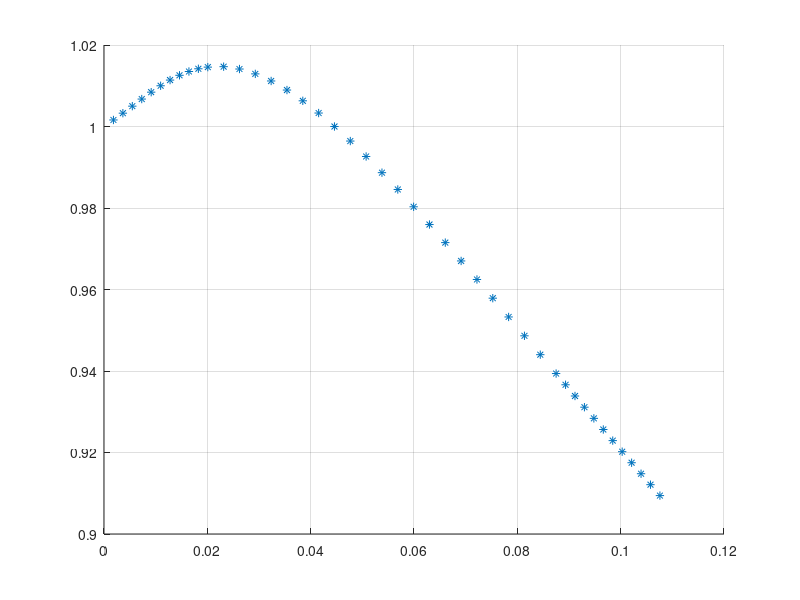
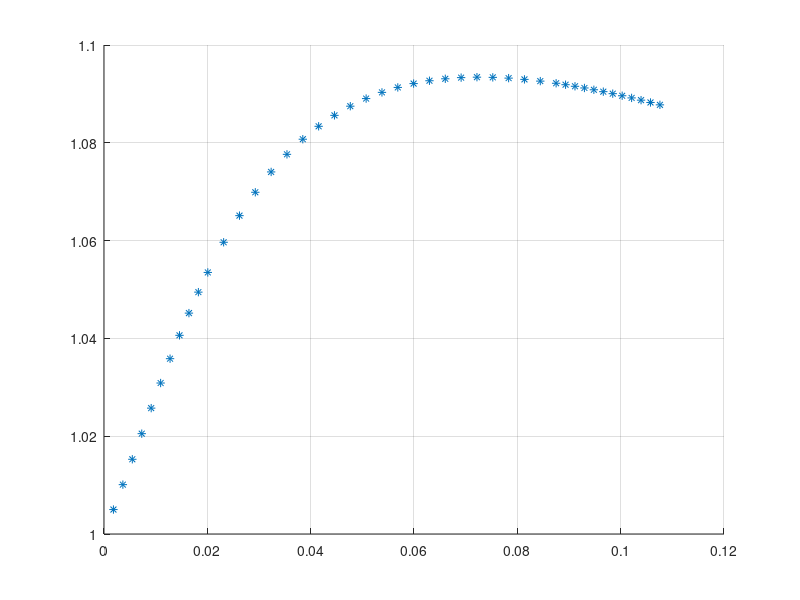
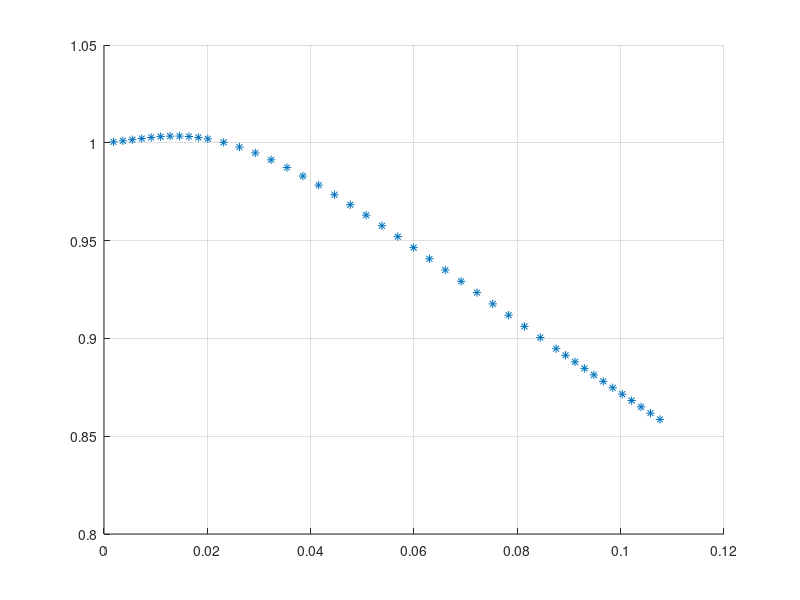

Reproduce these figures in MATLAB, in order.
Y = [3.04858735157374205
3.07479671019848544
3.10169388648986155
3.12930950080036174
3.15767611653393754
3.18682840160238356
3.21680330658789781
3.24764026169393638
3.27938139487174229
3.31207177386697760
3.34575967534960261
3.38049688478286559
3.44128765495917532
3.50548053742811394
3.57340517899878751
3.64543775012581284
3.72200974222197356
3.80361888750701960
3.89084283443185841
3.98435644006400791
4.08495386724406817
4.19357714841679741
4.31135357867466062
4.43964535593686094
4.58011650982598972
4.73482471785545478
4.90634974138578261
5.09797709645792274
5.31396742295184055
5.55996320660494803
5.84362412175577539
6.17566024723253371
6.57159567822049873
7.05496335342402148
7.39930798858727812
7.79955545100499137
8.27267782446919497
8.84386459723604190
9.55246553775267593
10.46420170963571472
11.69933317650748705
13.50922631759143577
16.54535564893839350
23.39866635301497411
]';

I_add = [3.97698535404797671
4.02227154387730756
4.06893531302021660
4.11704445148663023
4.16667138729340802
4.21789359565540689
4.27079405266816270
4.32546173926628885
4.38199220212129337
4.44048817917635041
4.50106029873411728
4.56382786245414973
4.67442421930023499
4.79224475424694685
4.91806637185878159
5.05278454616186767
5.19743718664580268
5.35323457000052549
5.52159722945136267
5.70420440343608348
5.90305667116734334
6.12055790936386135
6.35962395754328735
6.62382881537103341
6.91760455085224013
7.24651964841044460
7.61767455035809871
8.04027685753944432
8.52650015142045170
9.09280593794999525
9.76205213489802048
10.56700078790642472
11.55645725405485891
12.80670644827435112
13.72487716702019434
14.82004130469486469
16.15227609512177409
17.81334704014247095
19.95134733327204302
22.82308657621433667
26.91990068762874699
33.32690509090113551
45.06943426729846180
75.62658315110454055
]';

k = 1/2;
Y_sqr_inv = 1./(Y.^2); 

C1 = (k+1)*k*(pi^2)/6;

z1 = ((I_add*(k+1)./(Y.^(k+1)) - 1).*(Y.^2))/C1;
z2 = (((I_add*(k+1)./(Y.^(k+1))).^(2/k) - 1).*(Y.^2))*k/(2*C1);
z3 = log(I_add*(k+1)./(Y.^(k+1))).*(Y.^2)/C1;


figure
grid on, hold on
plot(Y_sqr_inv, z1, '*')

figure
grid on, hold on
plot(Y_sqr_inv, z2, '*')

figure
grid on, hold on
plot(Y_sqr_inv, z3, '*')
